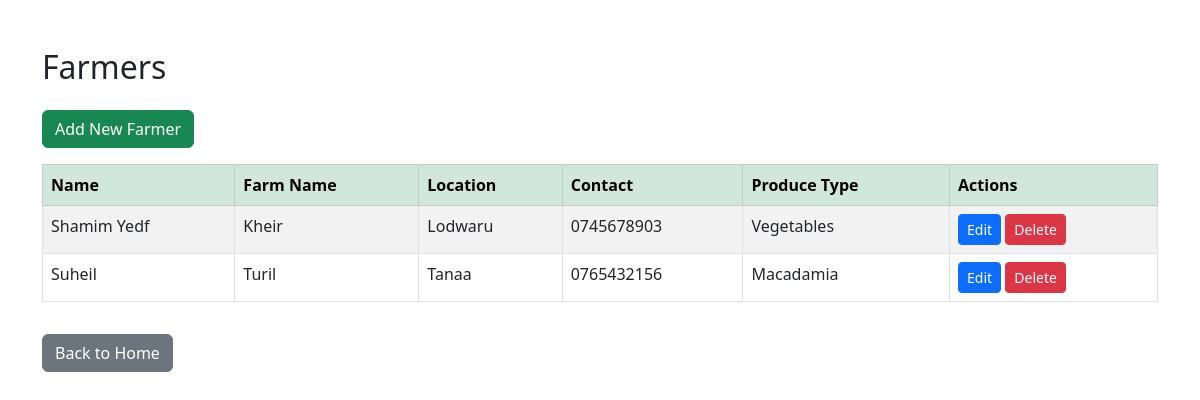
The page /farmers/ on the database its author committed.
### nutriconnect/models.py (models this page shows, shortened)
class Farmer(models.Model):
    name = models.CharField(max_length=100)
    farm_name = models.CharField(max_length=100)
    location = models.CharField(max_length=100)
    contact = models.CharField(max_length=15)
    produce_type = models.CharField(max_length=100)

### nutriconnect/views.py (the view)
# urls.py: path('farmers/', views.farmer_list, name='farmer_list'),
def farmer_list(request):
    farmers = Farmer.objects.all()
    return render(request, 'nutriconnect/farmer_list.html', {'farmers': farmers})

### nutriconnect/templates/nutriconnect/farmer_list.html (shortened to what this page needs)
<!DOCTYPE html>
<html lang="en">
<head>
    <link href="https://cdn.jsdelivr.net/npm/bootstrap@5.3.0/dist/css/bootstrap.min.css" rel="stylesheet">
</head>
<body>
<div class="container mt-5">
    <h2 class="mb-4">Farmers</h2>
    <a href="{% url 'farmer_create' %}" class="btn btn-success mb-3">Add New Farmer</a>
    <table class="table table-bordered table-striped">
        <thead class="table-success">
            <tr>
                <th>Name</th>
                <th>Farm Name</th>
                <th>Location</th>
                <th>Contact</th>
                <th>Produce Type</th>
                <th>Actions</th>
            </tr>
        </thead>
        <tbody>
        {% for farmer in farmers %}
            <tr>
                <td>{{ farmer.name }}</td>
                <td>{{ farmer.farm_name }}</td>
                <td>{{ farmer.location }}</td>
                <td>{{ farmer.contact }}</td>
                <td>{{ farmer.produce_type }}</td>
                <td>
                    <a href="{% url 'farmer_update' farmer.id %}" class="btn btn-sm btn-primary">Edit</a>
                    <a href="{% url 'farmer_delete' farmer.id %}" class="btn btn-sm btn-danger">Delete</a>
                </td>
            </tr>
        {% empty %}
            <tr>
                <td colspan="6" class="text-center">No farmers found.</td>
            </tr>
        {% endfor %}
        </tbody>
    </table>
    <a href="{% url 'home' %}" class="btn btn-secondary mt-3">Back to Home</a>
</div>
</body>
</html>

### rows shown on the page
Farmer: name "Shamim Yedf", farm_name "Kheir", location "Lodwaru", contact "0745678903", produce_type "Vegetables"
Farmer: name "Suheil", farm_name "Turil", location "Tanaa", contact "0765432156", produce_type "Macadamia"
